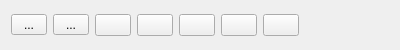
<?xml version="1.0" encoding="UTF-8"?>
<ui version="4.0">
 <class>plot_navigator</class>
 <widget class="QFrame" name="plot_navigator">
  <property name="geometry">
   <rect>
    <x>0</x>
    <y>0</y>
    <width>400</width>
    <height>50</height>
   </rect>
  </property>
  <property name="minimumSize">
   <size>
    <width>400</width>
    <height>50</height>
   </size>
  </property>
  <property name="maximumSize">
   <size>
    <width>800</width>
    <height>50</height>
   </size>
  </property>
  <property name="windowTitle">
   <string>Frame</string>
  </property>
  <layout class="QHBoxLayout" name="horizontalLayout">
   <item>
    <widget class="CustomToolButton" name="origin_view_button">
     <property name="maximumSize">
      <size>
       <width>36</width>
       <height>16777215</height>
      </size>
     </property>
     <property name="text">
      <string>...</string>
     </property>
     <property name="icon">
      <iconset resource="icon/plot_navigator.qrc">
       <normaloff>:/navigator/home-60.png</normaloff>:/navigator/home-60.png</iconset>
     </property>
     <property name="iconSize">
      <size>
       <width>24</width>
       <height>24</height>
      </size>
     </property>
    </widget>
   </item>
   <item>
    <widget class="CustomToolButton" name="vertical_marker_button">
     <property name="maximumSize">
      <size>
       <width>36</width>
       <height>16777215</height>
      </size>
     </property>
     <property name="text">
      <string>...</string>
     </property>
     <property name="icon">
      <iconset resource="icon/plot_navigator.qrc">
       <normaloff>:/navigator/vertical-line-60.png</normaloff>:/navigator/vertical-line-60.png</iconset>
     </property>
     <property name="iconSize">
      <size>
       <width>24</width>
       <height>24</height>
      </size>
     </property>
    </widget>
   </item>
   <item>
    <widget class="QPushButton" name="after_view_button">
     <property name="maximumSize">
      <size>
       <width>36</width>
       <height>16777215</height>
      </size>
     </property>
     <property name="icon">
      <iconset resource="icon/plot_navigator.qrc">
       <normaloff>:/navigator/ruler-60.png</normaloff>:/navigator/ruler-60.png</iconset>
     </property>
     <property name="iconSize">
      <size>
       <width>24</width>
       <height>24</height>
      </size>
     </property>
    </widget>
   </item>
   <item>
    <widget class="QPushButton" name="pan_view_button">
     <property name="maximumSize">
      <size>
       <width>36</width>
       <height>16777215</height>
      </size>
     </property>
     <property name="icon">
      <iconset resource="icon/plot_navigator.qrc">
       <normaloff>:/navigator/drag-60.png</normaloff>:/navigator/drag-60.png</iconset>
     </property>
     <property name="iconSize">
      <size>
       <width>24</width>
       <height>24</height>
      </size>
     </property>
    </widget>
   </item>
   <item>
    <widget class="QPushButton" name="zoom_button">
     <property name="maximumSize">
      <size>
       <width>36</width>
       <height>16777215</height>
      </size>
     </property>
     <property name="icon">
      <iconset resource="icon/plot_navigator.qrc">
       <normaloff>:/navigator/search-60.png</normaloff>:/navigator/search-60.png</iconset>
     </property>
     <property name="iconSize">
      <size>
       <width>24</width>
       <height>24</height>
      </size>
     </property>
    </widget>
   </item>
   <item>
    <widget class="QPushButton" name="setting__button">
     <property name="maximumSize">
      <size>
       <width>36</width>
       <height>16777215</height>
      </size>
     </property>
     <property name="icon">
      <iconset resource="icon/plot_navigator.qrc">
       <normaloff>:/navigator/adjust-60.png</normaloff>:/navigator/adjust-60.png</iconset>
     </property>
     <property name="iconSize">
      <size>
       <width>24</width>
       <height>24</height>
      </size>
     </property>
    </widget>
   </item>
   <item>
    <widget class="QPushButton" name="save_button">
     <property name="maximumSize">
      <size>
       <width>36</width>
       <height>16777215</height>
      </size>
     </property>
     <property name="icon">
      <iconset resource="icon/plot_navigator.qrc">
       <normaloff>:/navigator/save-60.png</normaloff>:/navigator/save-60.png</iconset>
     </property>
     <property name="iconSize">
      <size>
       <width>24</width>
       <height>24</height>
      </size>
     </property>
    </widget>
   </item>
   <item>
    <widget class="QLabel" name="position_label">
     <property name="text">
      <string/>
     </property>
    </widget>
   </item>
   <item>
    <widget class="QLabel" name="msg_label">
     <property name="text">
      <string/>
     </property>
    </widget>
   </item>
  </layout>
 </widget>
 <customwidgets>
  <customwidget>
   <class>CustomToolButton</class>
   <extends>QToolButton</extends>
   <header>.custom_tool_button</header>
  </customwidget>
 </customwidgets>
 <resources>
  <include location="icon/plot_navigator.qrc"/>
 </resources>
 <connections/>
</ui>
